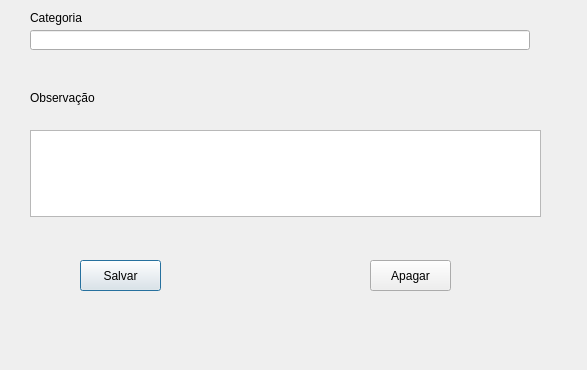
<?xml version="1.0" encoding="UTF-8"?>
<ui version="4.0">
 <class>Categoria</class>
 <widget class="QDialog" name="Categoria">
  <property name="geometry">
   <rect>
    <x>0</x>
    <y>0</y>
    <width>587</width>
    <height>370</height>
   </rect>
  </property>
  <property name="windowTitle">
   <string>Dialog</string>
  </property>
  <widget class="QLabel" name="label_2">
   <property name="geometry">
    <rect>
     <x>30</x>
     <y>90</y>
     <width>81</width>
     <height>16</height>
    </rect>
   </property>
   <property name="text">
    <string>Observação</string>
   </property>
  </widget>
  <widget class="QLineEdit" name="leCategoria">
   <property name="geometry">
    <rect>
     <x>30</x>
     <y>30</y>
     <width>500</width>
     <height>20</height>
    </rect>
   </property>
  </widget>
  <widget class="QPushButton" name="pbSalvarEditar">
   <property name="geometry">
    <rect>
     <x>80</x>
     <y>260</y>
     <width>81</width>
     <height>31</height>
    </rect>
   </property>
   <property name="text">
    <string>Salvar</string>
   </property>
  </widget>
  <widget class="QPushButton" name="pbApagar">
   <property name="geometry">
    <rect>
     <x>370</x>
     <y>260</y>
     <width>81</width>
     <height>31</height>
    </rect>
   </property>
   <property name="text">
    <string>Apagar</string>
   </property>
  </widget>
  <widget class="QLabel" name="label">
   <property name="geometry">
    <rect>
     <x>30</x>
     <y>10</y>
     <width>61</width>
     <height>16</height>
    </rect>
   </property>
   <property name="text">
    <string>Categoria</string>
   </property>
  </widget>
  <widget class="QPlainTextEdit" name="pteObs">
   <property name="geometry">
    <rect>
     <x>30</x>
     <y>130</y>
     <width>511</width>
     <height>87</height>
    </rect>
   </property>
  </widget>
 </widget>
 <resources/>
 <connections/>
</ui>
